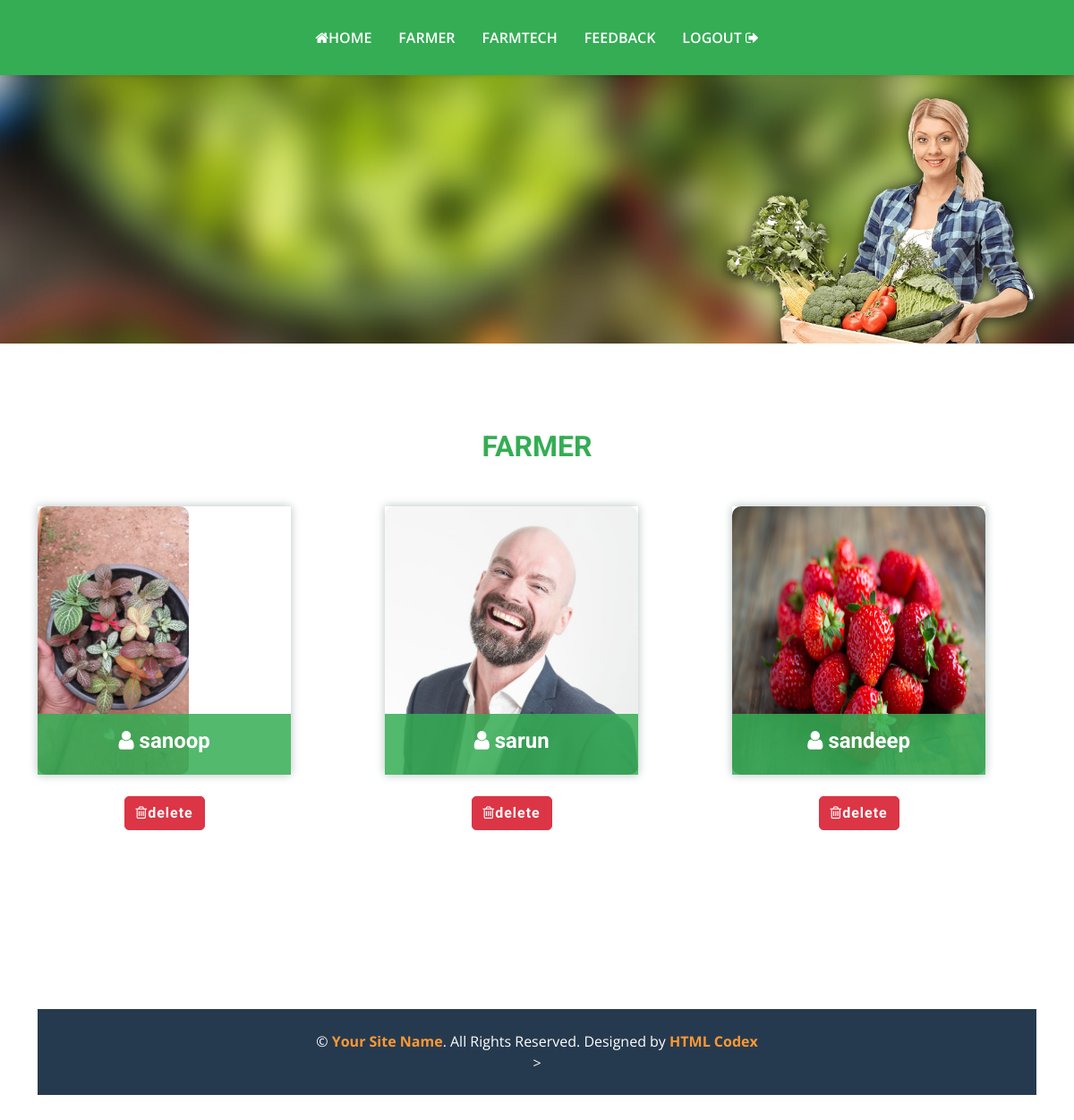
Page /adminviewfarmer/ on the committed database.
### farmerapp/models.py (models this page shows, shortened)
class Farmer(models.Model):
    farmer=models.ForeignKey(Login,on_delete=models.CASCADE,null=True)
    name=models.CharField(max_length=30, null=True)
    email=models.EmailField()
    mob=models.IntegerField()
    address=models.TextField()
    img=models.ImageField(upload_to="gallery", null=True)
    gender=models.CharField(max_length=20, null=True)

### farmerapp/views.py (the view)
# urls.py: path('adminviewfarmer/',views.adminviewfarmer),
def adminviewfarmer(request):
    farmer=Farmer.objects.all()
    return render(request,'admin/viewfarmer.html',{'farmer':farmer})

### templates/admin/viewfarmer.html
{% extends 'admin/adminbase.html' %}
{% load static %}
{% block content %}
        <div class="container-fluid py-5">
            <div class="container">
                <div class="mx-auto text-center mb-5" style="max-width: 500px;">
                    <h2 class="text-primary text-uppercase">Farmer</h2>
                </div>
                <div class="row g-5">
                    {% for i in farmer %}
                    <div class="col-lg-4 col-md-6">
                        <div class="row g-0">
                            <div class="col-10">
                                <div class="position-relative" style="box-shadow: 0px 0px 10px rgb(182, 192, 192)">
                                    <img class="img-fluid" src="/static/media/{{i.img}}" style="height:300px; width:auto; border-radius:10px" alt="">
                                    <div class="position-absolute start-0 bottom-0 w-100 py-3 px-4" style="background: rgba(52, 173, 84, .85);">
                                    <center>
                                        <h4 class="text-white"><i class="fa fa-user" aria-hidden="true"></i> {{i.name}}</h4>
                                    </center>
                                    </div>
                                </div>
                                <br>
                                <center><a href="/admindeletefarmer?id={{i.id}}" class="btn btn-danger"  style="border-radius:5px"><i class="fa fa-trash-o" aria-hidden="true"></i>delete</a></center>
                            </div>
                        </div>
                    </div>
                        {% endfor %}
                    </div>
{% endblock %}

### static/css/style.css (style rules this page uses)
:root { --primary: #34AD54; --secondary: #FF9933; --light: #F6FFF2; --dark: #263A4F; }
.btn { font-family: 'Roboto', sans-serif; letter-spacing: 1px; font-weight: 700; transition: .5s; }

### rows in the picture
Farmer: img (picture), name "sanoop"
Farmer: img (picture), name "sarun"
Farmer: img (picture), name "sandeep"
